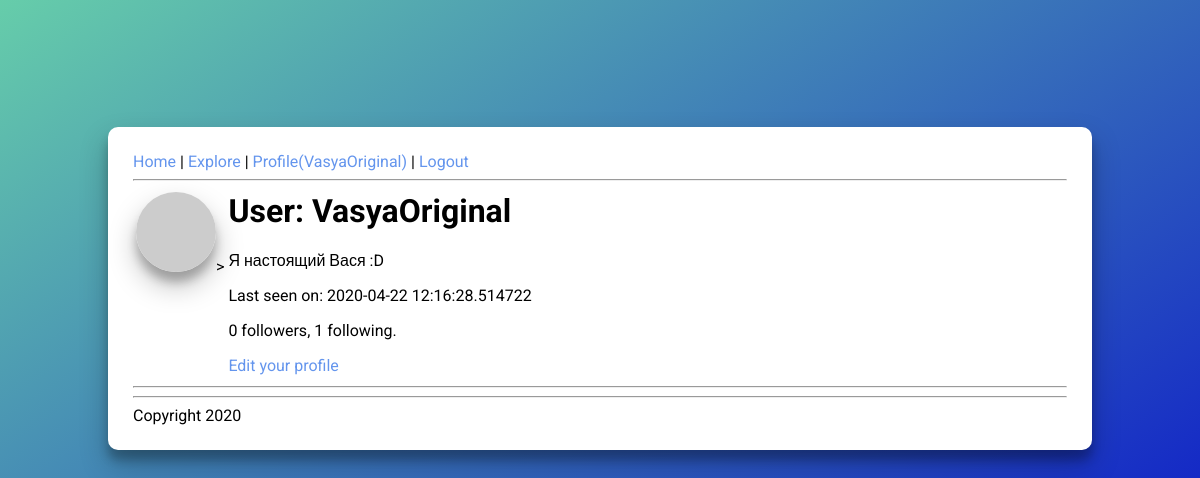
The app's page /user/VasyaOriginal (signed in), older data.
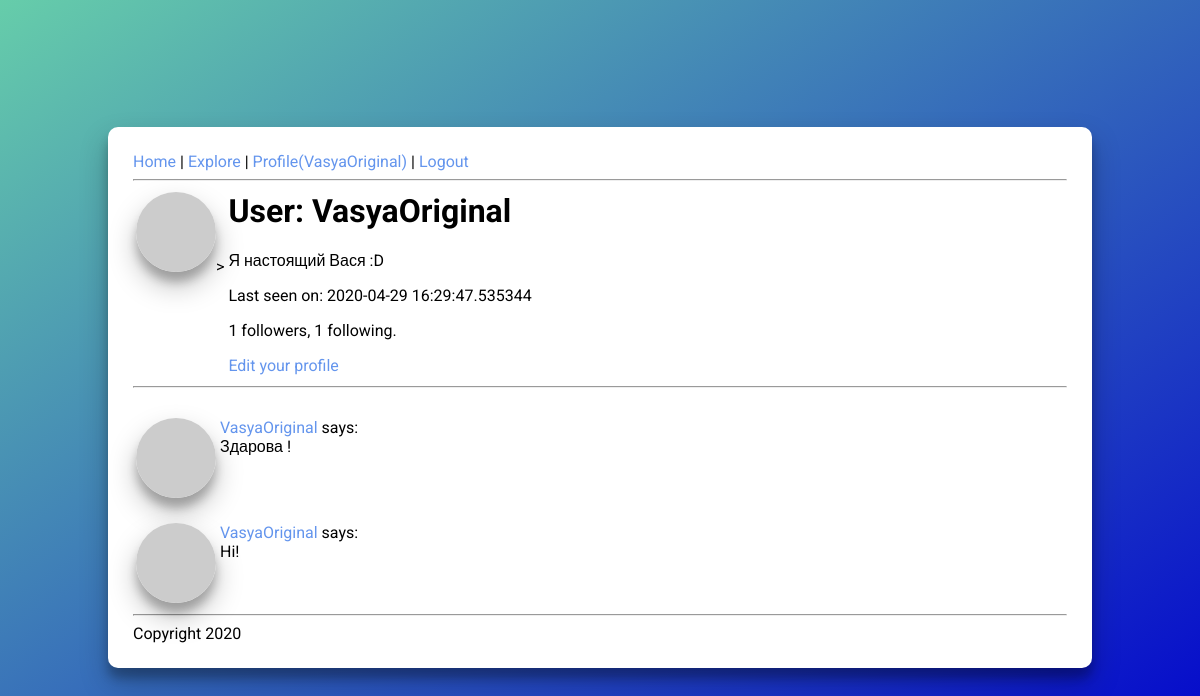
The same page, newer data.
### app/models.py (models this page shows, shortened)
class User(UserMixin, db.Model):
    id = db.Column(db.Integer, primary_key=True)
    username = db.Column(db.String(64), index=True, unique=True)
    email = db.Column(db.String(120), index=True, unique=True)
    password_hash = db.Column(db.String(128))
    posts = db.relationship('Post', backref='author', lazy='dynamic')
    about_me = db.Column(db.String(140))
    last_seen = db.Column(db.DateTime, default=datetime.utcnow)
    followed = db.relationship(
        'User', secondary=followers,
        primaryjoin=(followers.c.follower_id == id),
        secondaryjoin=(followers.c.followed_id == id),
        backref=db.backref('followers', lazy='dynamic'), lazy='dynamic')
    def avatar(self, size):
            digest = md5(self.email.lower().encode('utf-8')).hexdigest()
            return 'https://www.gravatar.com/avatar/{}?d=identicon&s={}'.format(
                    digest, size)

class Post(db.Model):
    id = db.Column(db.Integer, primary_key=True)
    body = db.Column(db.String(140))
    timestamp = db.Column(db.DateTime, index=True, default=datetime.utcnow)
    user_id = db.Column(db.Integer, db.ForeignKey('user.id'))

### app/routes.py (the view)
@app.route('/user/<username>')
@login_required
def user(username):
    user = User.query.filter_by(username=username).first_or_404()
    page = request.args.get('page', 1, type=int)
    posts = user.posts.order_by(Post.timestamp.desc()).paginate(
        page, app.config['POSTS_PER_PAGE'], False)
    next_url = url_for('user', username=user.username, page=posts.next_num) \
        if posts.has_next else None
    prev_url = url_for('user', username=user.username, page=posts.prev_num) \
        if posts.has_prev else None
    return render_template('user.html', user=user, posts=posts.items,
                           next_url=next_url, prev_url=prev_url)

### app/models.py (called while the page is built)
@login.user_loader
def load_user(id):
    return User.query.get(int(id))

### app/routes.py (called while the page is built)
@app.before_request
def before_request():
    if current_user.is_authenticated:
        current_user.last_seen = datetime.utcnow()
        db.session.commit()

### app/Templates/user.html (shortened to what this page needs)
﻿{% extends "layout.html" %}
{% block content %}
<table>
    <tr valign="top">
        <td><img class="avatar" src="{{ user.avatar(128) }}">></td>
        <td>
            <h1>User: {{ user.username }}</h1>
            {% if user.about_me %}<p>{{ user.about_me }}</p>{% endif %}
            {% if user.last_seen %}<p>Last seen on: {{ user.last_seen }}</p>{% endif %}
            <p>{{ user.followers.count() }} followers, {{ user.followed.count() }} following.</p>
            {% if user == current_user %}
            <p><a href="{{ url_for('edit_profile') }}">Edit your profile</a></p>
            {% elif not current_user.is_following(user) %}
            <p><a href="{{ url_for('follow', username=user.username) }}">Follow</a></p>
            {% else %}
            <p><a href="{{ url_for('unfollow', username=user.username) }}">Unfollow</a></p>
            {% endif %}
        </td>
    </tr>
</table>
<hr>
    {% for post in posts %}
    {% include '_post.html' %}
{% endfor %}
{% endblock %}

### app/Templates/layout.html (shortened to what this page needs)
<html>
<head>
    <link rel="stylesheet" href="{{ url_for('static', filename='css/main.css') }}">
</head>
<body>
    <div class="main">
        <div class="header">
            <a href="{{ url_for('index') }}">Home</a> |
            <a href="{{ url_for('explore') }}">Explore</a> |
            {% if current_user.is_anonymous %}
            <a href="{{ url_for('login') }}">Login</a> |
            {% else %}
            <a href="{{ url_for('user', username=current_user.username) }}">Profile({{current_user.username}})</a> |
            <a href="{{ url_for('logout') }}">Logout</a>
            {% endif %}
        </div>
        <hr>
        {% block content %}{% endblock %}
        <hr>
        <div>Copyright 2020</div>
    </div>
</body>
</html>

### app/Templates/_post.html
﻿<table>
    <tr valign="top">
        <td><img class="avatar" src="{{ post.author.avatar(36) }}"></td>
        <td>
            <a href="{{ url_for('user', username=post.author.username) }}">
                {{ post.author.username }}
            </a>
            says:<br>{{ post.body }}
        </td>
    </tr>
</table>

### app/Static/css/main.css (style rules this page uses)
body { background: linear-gradient(to bottom right, mediumaquamarine, mediumblue); padding: 100px; box-shadow: black, 100px; font-family: "Roboto", sans-serif; }
.main { background-color: white; border-radius: 10px; padding: 25px; box-shadow: 0 14px 28px rgba(0,0,0,0.25), 0 10px 10px rgba(0,0,0,0.22); }
a { color: cornflowerblue; text-decoration: none; }
.avatar { border-radius: 50%; box-shadow: 0 14px 28px rgba(0,0,0,0.25), 0 10px 10px rgba(0,0,0,0.22); transition: .15s ease-out; }

Row changes from the older to the newer data that the page shows:
changed User "VasyaOriginal": last_seen "2020-04-22 12:16:28.514722" → "2020-04-29 16:29:47.535344"
added Post: author.username "VasyaOriginal", body "Здарова !"
added Post: author.username "VasyaOriginal", body "Hi!"
Text that changed along with them:
{{ user.followers.count() }}: "0" → "1"
